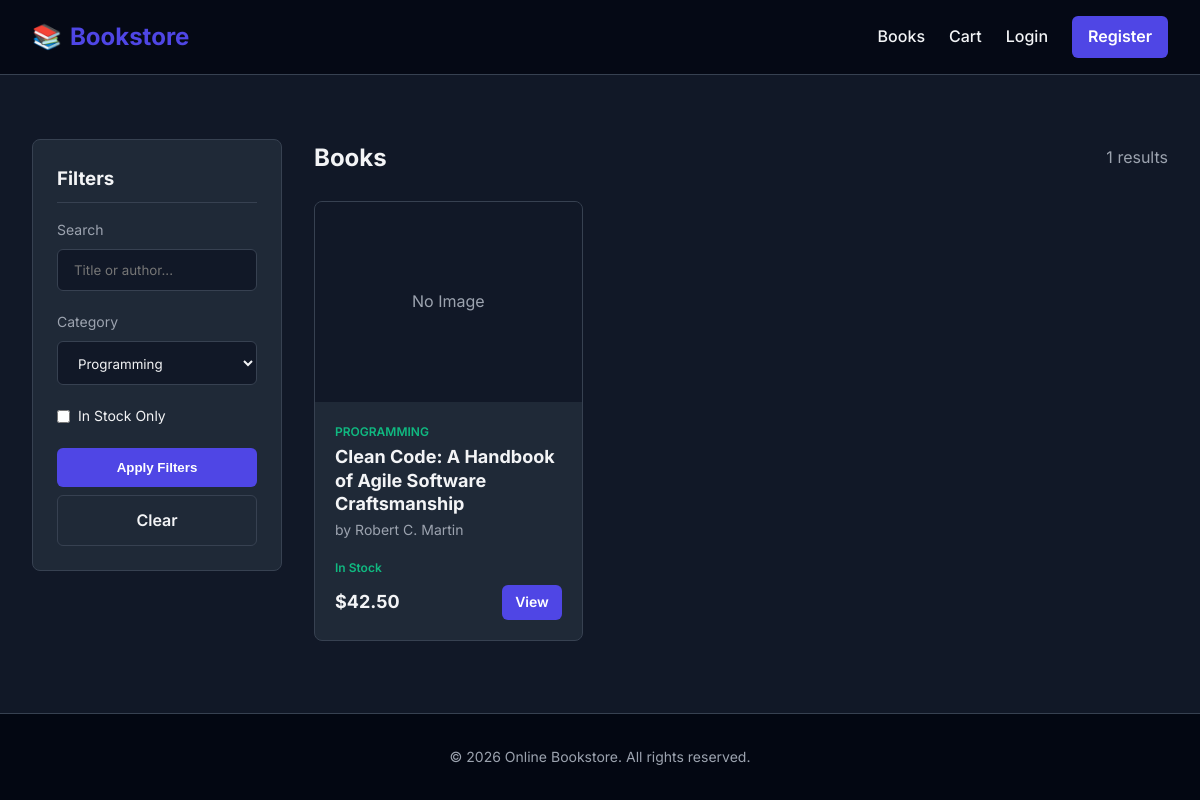
Screenshot of /products.php?category=1 with the database file from the repository.
### tables this page shows
CREATE TABLE IF NOT EXISTS products (
    id INT AUTO_INCREMENT PRIMARY KEY,
    category_id INT NOT NULL,
    title VARCHAR(200) NOT NULL,
    author VARCHAR(150) NOT NULL,
    description TEXT,
    price DECIMAL(10, 2) NOT NULL,
    stock_quantity INT NOT NULL DEFAULT 0,
    image VARCHAR(255) DEFAULT NULL,
    created_at TIMESTAMP DEFAULT CURRENT_TIMESTAMP,
    updated_at TIMESTAMP DEFAULT CURRENT_TIMESTAMP ON UPDATE CURRENT_TIMESTAMP,
    FOREIGN KEY (category_id) REFERENCES categories(id) ON DELETE RESTRICT
);

CREATE TABLE IF NOT EXISTS categories (
    id INT AUTO_INCREMENT PRIMARY KEY,
    name VARCHAR(100) NOT NULL UNIQUE,
    description TEXT,
    created_at TIMESTAMP DEFAULT CURRENT_TIMESTAMP
);

### includes/functions.php (called while the page is built, shortened)
<?php
function h($string) {
    return htmlspecialchars($string ?? '', ENT_QUOTES, 'UTF-8');
}
?>

### products.php (the view, shortened to what this page needs)
<?php
require_once __DIR__ . '/includes/header.php';
$page = isset($_GET['page']) ? max(1, (int)$_GET['page']) : 1;
$limit = 12;
$offset = ($page - 1) * $limit;
$search = trim($_GET['search'] ?? '');
$category = isset($_GET['category']) ? (int)$_GET['category'] : 0;
$in_stock = isset($_GET['in_stock']) ? (int)$_GET['in_stock'] : 0;
$where_clauses = ["1=1"];
$params = [];
if ($category > 0) {
    $where_clauses[] = "p.category_id = ?";
    $params[] = $category;
}
$where_sql = implode(' AND ', $where_clauses);
$count_stmt = $pdo->prepare("SELECT COUNT(*) FROM products p WHERE $where_sql");
$count_stmt->execute($params);
$total_products = $count_stmt->fetchColumn();
$sql = "SELECT p.*, c.name as category_name FROM products p JOIN categories c ON p.category_id = c.id WHERE $where_sql ORDER BY p.title ASC LIMIT $limit OFFSET $offset";
$stmt = $pdo->prepare($sql);
$stmt->execute($params);
$products = $stmt->fetchAll();
$cat_stmt = $pdo->query("SELECT id, name FROM categories ORDER BY name ASC");
$categories = $cat_stmt->fetchAll();
?>
<div style="display: flex; gap: 2rem; margin-top: 2rem;">
    <aside style="width: 250px; flex-shrink: 0;">
        <div style="background-color: var(--card-bg); padding: 1.5rem; border-radius: 8px; border: 1px solid var(--border-color); position: sticky; top: 80px;">
            <h3 style="margin-bottom: 1rem; border-bottom: 1px solid var(--border-color); padding-bottom: 0.5rem;">Filters</h3>
            <form action="" method="GET">
                <div class="form-group">
                    <label class="form-label" for="search">Search</label>
                    <input type="text" id="search" name="search" class="form-control" placeholder="Title or author..." value="<?php echo h($search); ?>">
                </div>
                <div class="form-group">
                    <label class="form-label" for="category">Category</label>
                    <select id="category" name="category" class="form-control">
                        <?php foreach ($categories as $cat): ?>
                            <option value="<?php echo $cat['id']; ?>" <?php echo $category === $cat['id'] ? 'selected' : ''; ?>>
                                <?php echo h($cat['name']); ?>
                            </option>
                        <?php endforeach; ?>
                    </select>
                </div>
                <div class="form-group" style="display: flex; align-items: center; gap: 0.5rem;">
                    <input type="checkbox" id="in_stock" name="in_stock" value="1" <?php echo $in_stock ? 'checked' : ''; ?>>
                    <label for="in_stock" style="font-size: 0.875rem; color: var(--text-main);">In Stock Only</label>
                </div>
                <button type="submit" class="btn btn-primary btn-block" style="margin-top: 1rem;">Apply Filters</button>
                <a href="/task4/products.php" class="btn btn-block" style="margin-top: 0.5rem; text-align: center; border: 1px solid var(--border-color); color: var(--text-main);">Clear</a>
            </form>
        </div>
    </aside>
    <div style="flex-grow: 1;">
        <h2 style="margin-bottom: 1.5rem; display: flex; justify-content: space-between; align-items: center;">
            Books
            <span style="font-size: 1rem; font-weight: normal; color: var(--text-muted);"><?php echo $total_products; ?> results</span>
        </h2>
        <?php if ($products): ?>
            <div style="display: grid; grid-template-columns: repeat(auto-fill, minmax(220px, 1fr)); gap: 1.5rem;">
                <?php foreach ($products as $book): ?>
                    <div style="background-color: var(--card-bg); border: 1px solid var(--border-color); border-radius: 8px; overflow: hidden; display: flex; flex-direction: column;">
                        <?php if ($book['image']): ?>
                            <img src="/task4/uploads/products/<?php echo h($book['image']); ?>" alt="<?php echo h($book['title']); ?>" style="width: 100%; height: 200px; object-fit: cover;">
                        <?php else: ?>
                            <div style="width: 100%; height: 200px; background-color: var(--dark-bg); display: flex; align-items: center; justify-content: center; color: var(--text-muted);">
                                No Image
                            </div>
                        <?php endif; ?>
                        <div style="padding: 1.25rem; flex-grow: 1; display: flex; flex-direction: column;">
                            <span style="font-size: 0.75rem; color: var(--secondary-color); text-transform: uppercase; font-weight: 600; margin-bottom: 0.25rem;"><?php echo h($book['category_name']); ?></span>
                            <h3 style="font-size: 1.125rem; margin-bottom: 0.25rem; color: var(--text-main); line-height: 1.3;"><?php echo h($book['title']); ?></h3>
                            <p style="color: var(--text-muted); font-size: 0.875rem; margin-bottom: 1rem;">by <?php echo h($book['author']); ?></p>
                            <?php if ($book['stock_quantity'] <= 0): ?>
                                <span style="font-size: 0.75rem; color: var(--danger); font-weight: 600; margin-bottom: 0.5rem;">Out of Stock</span>
                            <?php else: ?>
                                <span style="font-size: 0.75rem; color: var(--secondary-color); font-weight: 600; margin-bottom: 0.5rem;">In Stock</span>
                            <?php endif; ?>
                            <div style="margin-top: auto; display: flex; justify-content: space-between; align-items: center;">
                                <span style="font-size: 1.125rem; font-weight: 700; color: var(--text-main);">$<?php echo number_format($book['price'], 2); ?></span>
                                <a href="/task4/product_details.php?id=<?php echo $book['id']; ?>" class="btn btn-primary" style="padding: 0.4rem 0.8rem; font-size: 0.875rem;">View</a>
                            </div>
                        </div>
                    </div>
                <?php endforeach; ?>
            </div>
        <?php endif; ?>
    </div>
</div>
<?php require_once __DIR__ . '/includes/footer.php'; ?>

### assets/css/style.css (style rules this page uses)
:root { --primary-color: #4F46E5; --primary-hover: #4338CA; --secondary-color: #10B981; --secondary-hover: #059669; --dark-bg: #111827; --darker-bg: #030712; --text-main: #F3F4F6; --text-muted: #9CA3AF; --border-color: #374151; --card-bg: #1F2937; --danger: #EF4444; }
* { box-sizing: border-box; margin: 0; padding: 0; }
body { font-family: 'Inter', system-ui, -apple-system, sans-serif; background-color: var(--dark-bg); color: var(--text-main); line-height: 1.6; display: flex; flex-direction: column; min-height: 100vh; }
a { color: var(--primary-color); text-decoration: none; transition: color 0.2s; }
.form-group { margin-bottom: 1.25rem; }
.form-label { display: block; margin-bottom: 0.5rem; font-size: 0.875rem; color: var(--text-muted); }
.form-control { width: 100%; padding: 0.75rem 1rem; background-color: var(--dark-bg); border: 1px solid var(--border-color); border-radius: 6px; color: var(--text-main); font-family: inherit; transition: border-color 0.2s, box-shadow 0.2s; }
.btn { display: inline-block; padding: 0.75rem 1.5rem; border-radius: 6px; font-weight: 600; text-align: center; cursor: pointer; border: none; transition: all 0.2s ease; width: auto; }
.btn-primary { background-color: var(--primary-color); color: white; }
.btn-block { width: 100%; display: block; }

### rows the page displays
products: shows "No Image", category.name "PROGRAMMING", title "Clean Code: A Handbook of Agile Software Craftsmanship", author "Robert C. Martin", stock_quantity "In Stock", price "42.50"

### other values shown
$total_products "1"
form field category "Programming"
